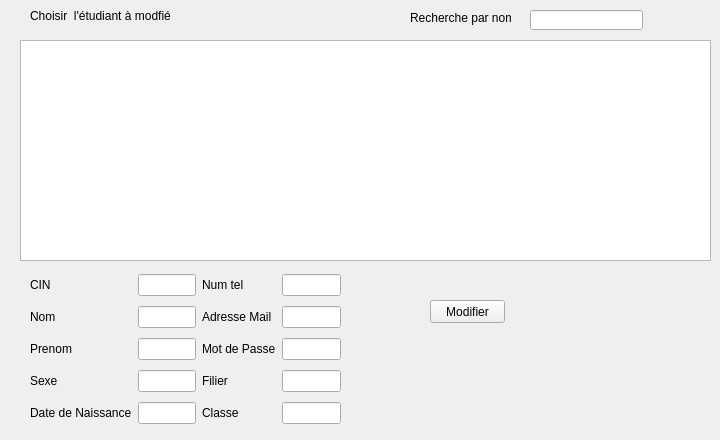
     <widget class="QWidget" name="tab_4">
      <attribute name="title">
       <string>Modifier et recherche</string>
      </attribute>
      <widget class="QTableView" name="AffichRecherche">
       <property name="geometry">
        <rect>
         <x>20</x>
         <y>40</y>
         <width>691</width>
         <height>221</height>
        </rect>
       </property>
      </widget>
      <widget class="QWidget" name="layoutWidget_2">
       <property name="geometry">
        <rect>
         <x>30</x>
         <y>270</y>
         <width>311</width>
         <height>161</height>
        </rect>
       </property>
       <layout class="QGridLayout" name="gridLayout_2">
        <item row="0" column="0">
         <widget class="QLabel" name="label_21">
          <property name="text">
           <string>CIN</string>
          </property>
         </widget>
        </item>
        <item row="0" column="1">
         <widget class="QLineEdit" name="ModCin"/>
        </item>
        <item row="0" column="2">
         <widget class="QLabel" name="label_22">
          <property name="text">
           <string>Num tel </string>
          </property>
         </widget>
        </item>
        <item row="0" column="3">
         <widget class="QLineEdit" name="ModTel"/>
        </item>
        <item row="1" column="0">
         <widget class="QLabel" name="label_23">
          <property name="text">
           <string>Nom</string>
          </property>
         </widget>
        </item>
        <item row="1" column="1">
         <widget class="QLineEdit" name="ModNom"/>
        </item>
        <item row="1" column="2">
         <widget class="QLabel" name="label_24">
          <property name="text">
           <string>Adresse Mail</string>
          </property>
         </widget>
        </item>
        <item row="1" column="3">
         <widget class="QLineEdit" name="ModAdresse"/>
        </item>
        <item row="2" column="0">
         <widget class="QLabel" name="label_25">
          <property name="text">
           <string>Prenom</string>
          </property>
         </widget>
        </item>
        <item row="2" column="1">
         <widget class="QLineEdit" name="ModPrenom"/>
        </item>
        <item row="2" column="2">
         <widget class="QLabel" name="label_26">
          <property name="text">
           <string>Mot de Passe</string>
          </property>
         </widget>
        </item>
        <item row="2" column="3">
         <widget class="QLineEdit" name="ModMot"/>
        </item>
        <item row="3" column="0">
         <widget class="QLabel" name="label_27">
          <property name="text">
           <string>Sexe</string>
          </property>
         </widget>
        </item>
        <item row="3" column="1">
         <widget class="QLineEdit" name="ModSexe"/>
        </item>
        <item row="3" column="2">
         <widget class="QLabel" name="label_28">
          <property name="text">
           <string>Filier</string>
          </property>
         </widget>
        </item>
        <item row="3" column="3">
         <widget class="QLineEdit" name="ModFilier"/>
        </item>
        <item row="4" column="0">
         <widget class="QLabel" name="label_29">
          <property name="text">
           <string>Date de Naissance</string>
          </property>
         </widget>
        </item>
        <item row="4" column="1">
         <widget class="QLineEdit" name="ModDate"/>
        </item>
        <item row="4" column="2">
         <widget class="QLabel" name="label_30">
          <property name="text">
           <string>Classe</string>
          </property>
         </widget>
        </item>
        <item row="4" column="3">
         <widget class="QLineEdit" name="ModClasse"/>
        </item>
       </layout>
      </widget>
      <widget class="QLabel" name="label_31">
       <property name="geometry">
        <rect>
         <x>30</x>
         <y>0</y>
         <width>181</width>
         <height>31</height>
        </rect>
       </property>
       <property name="text">
        <string>Choisir  l'étudiant à modfié</string>
       </property>
      </widget>
      <widget class="QLineEdit" name="RecherchEtudNOM">
       <property name="geometry">
        <rect>
         <x>530</x>
         <y>10</y>
         <width>113</width>
         <height>20</height>
        </rect>
       </property>
      </widget>
      <widget class="QPushButton" name="ModifierEtud">
       <property name="geometry">
        <rect>
         <x>430</x>
         <y>300</y>
         <width>75</width>
         <height>23</height>
        </rect>
       </property>
       <property name="text">
        <string>Modifier</string>
       </property>
      </widget>
      <widget class="QLabel" name="label_32">
       <property name="geometry">
        <rect>
         <x>410</x>
         <y>10</y>
         <width>101</width>
         <height>16</height>
        </rect>
       </property>
       <property name="text">
        <string>Recherche par nom </string>
       </property>
      </widget>
     </widget>
